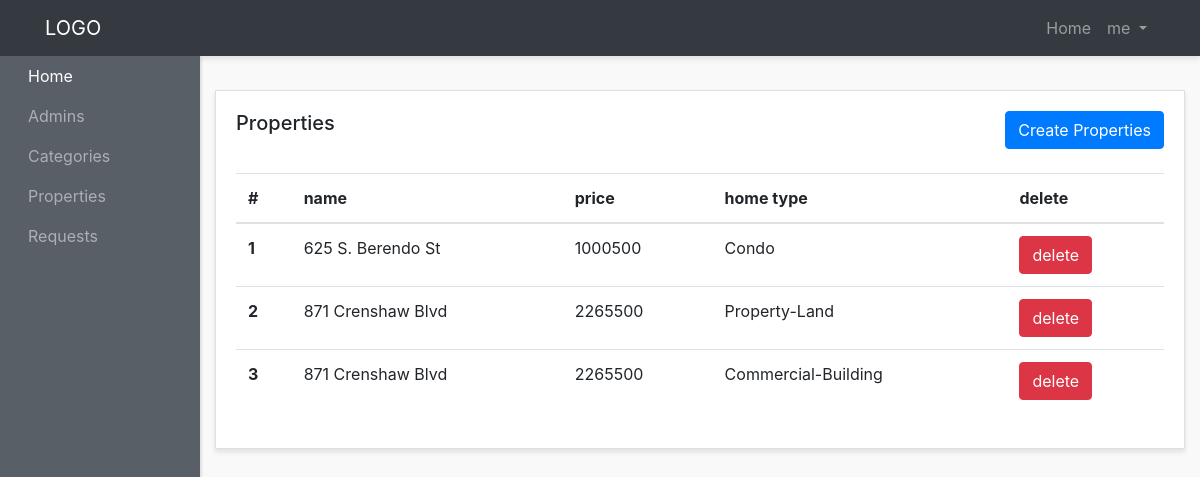
Page /admin-panel/properties-admins/show-properties.php (signed in) on the committed database.
### tables this page shows
CREATE TABLE `properties` (
  `id` int NOT NULL,
  `name` varchar(200) NOT NULL,
  `locations` varchar(200) NOT NULL,
  `price` float NOT NULL,
  `image` varchar(200) NOT NULL,
  `beds` int NOT NULL,
  `baths` int NOT NULL,
  `sq_ft` varchar(30) NOT NULL,
  `home_type` varchar(200) NOT NULL,
  `year_built` varchar(200) NOT NULL,
  `types` varchar(200) NOT NULL,
  `price_sqft` int NOT NULL,
  `description` text NOT NULL,
  `admin_name` varchar(200) NOT NULL,
  `created_at` timestamp NOT NULL DEFAULT CURRENT_TIMESTAMP
);

### admin-panel/properties-admins/show-properties.php (the view, shortened to what this page needs)
<?php include '../layouts/header.php' ; ?>
 <?php
$Properties = $pdo->query("SELECT * FROM properties");
$propertiesResult = $Properties->fetchAll(PDO::FETCH_OBJ);
?>
<div class="row">
  <div class="col">
    <div class="card">
      <div class="card-body">
        <h5 class="card-title mb-4 d-inline">Properties</h5>
        <a href="create-properties.php" class="btn btn-primary mb-4 text-center float-right">Create Properties</a>
        <table class="table mt-4">
          <thead>
            <tr>
              <th scope="col">#</th>
              <th scope="col">name</th>
              <th scope="col">price</th>
              <th scope="col">home type</th>
              <th scope="col">delete</th>
            </tr>
          </thead>
          <tbody>
            <?php foreach ($propertiesResult as $index => $property): ?>
              <tr>
                <th scope="row"><?php echo $index + 1; ?></th>
                <td><?php echo $property->name; ?></td>
                <td><?php echo $property->price; ?></td>
                <td><?php echo $property->home_type; ?></td>
                <td><a href="delete-properties.php?id=<?php echo $property->id; ?>" class="btn btn-danger text-center">delete</a></td>
              </tr>
            <?php endforeach; ?>
          </tbody>
        </table>
      </div>
    </div>
  </div>
</div>
<?php include '../layouts/footer.php'; ?>

### admin-panel/styles/style.css (style rules this page uses)
body { background:#f9f9f9; }
.card { margin-bottom: 15px; border-radius:0; box-shadow: 0 3px 5px rgba(0,0,0,.1); }

### rows in the picture
properties: name "625 S. Berendo St", price "1000500", home_type "Condo"
properties: name "871 Crenshaw Blvd", price "2265500", home_type "Property-Land"
properties: name "871 Crenshaw Blvd", price "2265500", home_type "Commercial-Building"

### other values in the picture
$_SESSION['adminname'] "me"
